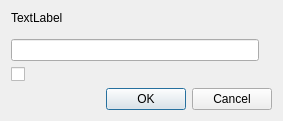
<?xml version="1.0" encoding="UTF-8"?>
<ui version="4.0">
 <class>IInputDialog</class>
 <widget class="QDialog" name="IInputDialog">
  <property name="geometry">
   <rect>
    <x>0</x>
    <y>0</y>
    <width>283</width>
    <height>121</height>
   </rect>
  </property>
  <property name="windowTitle">
   <string>Edit...</string>
  </property>
  <layout class="QVBoxLayout" name="verticalLayout">
   <item>
    <widget class="QLabel" name="label">
     <property name="text">
      <string>TextLabel</string>
     </property>
     <property name="alignment">
      <set>Qt::AlignLeading|Qt::AlignLeft|Qt::AlignTop</set>
     </property>
     <property name="wordWrap">
      <bool>true</bool>
     </property>
    </widget>
   </item>
   <item>
    <layout class="QHBoxLayout" name="horizontalLayout">
     <item>
      <widget class="QLineEdit" name="lineEdit">
       <property name="inputMask">
        <string/>
       </property>
      </widget>
     </item>
     <item>
      <widget class="QLabel" name="labelSuffix">
       <property name="text">
        <string/>
       </property>
      </widget>
     </item>
    </layout>
   </item>
   <item>
    <widget class="QCheckBox" name="checkBox">
     <property name="text">
      <string/>
     </property>
    </widget>
   </item>
   <item>
    <widget class="QDialogButtonBox" name="buttonBox">
     <property name="orientation">
      <enum>Qt::Horizontal</enum>
     </property>
     <property name="standardButtons">
      <set>QDialogButtonBox::Cancel|QDialogButtonBox::Ok</set>
     </property>
    </widget>
   </item>
  </layout>
 </widget>
 <resources/>
 <connections>
  <connection>
   <sender>buttonBox</sender>
   <signal>accepted()</signal>
   <receiver>IInputDialog</receiver>
   <slot>accept()</slot>
   <hints>
    <hint type="sourcelabel">
     <x>248</x>
     <y>254</y>
    </hint>
    <hint type="destinationlabel">
     <x>157</x>
     <y>274</y>
    </hint>
   </hints>
  </connection>
  <connection>
   <sender>buttonBox</sender>
   <signal>rejected()</signal>
   <receiver>IInputDialog</receiver>
   <slot>reject()</slot>
   <hints>
    <hint type="sourcelabel">
     <x>316</x>
     <y>260</y>
    </hint>
    <hint type="destinationlabel">
     <x>286</x>
     <y>274</y>
    </hint>
   </hints>
  </connection>
 </connections>
</ui>
